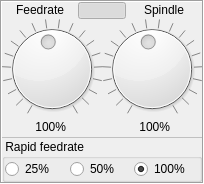
    <widget class="QFrame" name="frmControleVitesse">
     <property name="geometry">
      <rect>
       <x>370</x>
       <y>160</y>
       <width>171</width>
       <height>151</height>
      </rect>
     </property>
     <property name="frameShape">
      <enum>QFrame::Box</enum>
     </property>
     <property name="frameShadow">
      <enum>QFrame::Sunken</enum>
     </property>
     <layout class="QVBoxLayout" name="verticalLayout_35">
      <property name="spacing">
       <number>0</number>
      </property>
      <property name="leftMargin">
       <number>0</number>
      </property>
      <property name="topMargin">
       <number>0</number>
      </property>
      <property name="rightMargin">
       <number>0</number>
      </property>
      <property name="bottomMargin">
       <number>0</number>
      </property>
      <item>
       <widget class="QWidget" name="widget" native="true">
        <layout class="QHBoxLayout" name="horizontalLayout_14">
         <property name="spacing">
          <number>0</number>
         </property>
         <property name="leftMargin">
          <number>0</number>
         </property>
         <property name="topMargin">
          <number>0</number>
         </property>
         <property name="rightMargin">
          <number>0</number>
         </property>
         <property name="bottomMargin">
          <number>0</number>
         </property>
         <item>
          <widget class="QLabel" name="label_22">
           <property name="sizePolicy">
            <sizepolicy hsizetype="Preferred" vsizetype="Fixed">
             <horstretch>0</horstretch>
             <verstretch>0</verstretch>
            </sizepolicy>
           </property>
           <property name="text">
            <string>Feedrate</string>
           </property>
           <property name="alignment">
            <set>Qt::AlignCenter</set>
           </property>
          </widget>
         </item>
         <item>
          <widget class="QPushButton" name="btnLinkOverride">
           <property name="sizePolicy">
            <sizepolicy hsizetype="Fixed" vsizetype="Fixed">
             <horstretch>0</horstretch>
             <verstretch>0</verstretch>
            </sizepolicy>
           </property>
           <property name="maximumSize">
            <size>
             <width>48</width>
             <height>17</height>
            </size>
           </property>
           <property name="toolTip">
            <string>Link feedrate and spindle speed</string>
           </property>
           <property name="text">
            <string/>
           </property>
           <property name="icon">
            <iconset>
             <normaloff>images/btnLink.svg</normaloff>images/btnLink.svg</iconset>
           </property>
           <property name="iconSize">
            <size>
             <width>48</width>
             <height>17</height>
            </size>
           </property>
           <property name="checkable">
            <bool>true</bool>
           </property>
           <property name="checked">
            <bool>true</bool>
           </property>
           <property name="flat">
            <bool>false</bool>
           </property>
          </widget>
         </item>
         <item>
          <widget class="QLabel" name="label_23">
           <property name="sizePolicy">
            <sizepolicy hsizetype="Preferred" vsizetype="Fixed">
             <horstretch>0</horstretch>
             <verstretch>0</verstretch>
            </sizepolicy>
           </property>
           <property name="text">
            <string>Spindle</string>
           </property>
           <property name="alignment">
            <set>Qt::AlignCenter</set>
           </property>
          </widget>
         </item>
        </layout>
       </widget>
      </item>
      <item>
       <widget class="QWidget" name="widget" native="true">
        <layout class="QHBoxLayout" name="horizontalLayout_19">
         <property name="spacing">
          <number>0</number>
         </property>
         <property name="leftMargin">
          <number>0</number>
         </property>
         <property name="topMargin">
          <number>0</number>
         </property>
         <property name="rightMargin">
          <number>0</number>
         </property>
         <property name="bottomMargin">
          <number>0</number>
         </property>
         <item>
          <spacer name="horizontalSpacer_28">
           <property name="orientation">
            <enum>Qt::Horizontal</enum>
           </property>
           <property name="sizeHint" stdset="0">
            <size>
             <width>40</width>
             <height>20</height>
            </size>
           </property>
          </spacer>
         </item>
         <item>
          <widget class="QDial" name="dialAvance">
           <property name="sizePolicy">
            <sizepolicy hsizetype="Fixed" vsizetype="Fixed">
             <horstretch>0</horstretch>
             <verstretch>0</verstretch>
            </sizepolicy>
           </property>
           <property name="maximumSize">
            <size>
             <width>16777215</width>
             <height>16777215</height>
            </size>
           </property>
           <property name="cursor">
            <cursorShape>PointingHandCursor</cursorShape>
           </property>
           <property name="contextMenuPolicy">
            <enum>Qt::CustomContextMenu</enum>
           </property>
           <property name="minimum">
            <number>10</number>
           </property>
           <property name="maximum">
            <number>200</number>
           </property>
           <property name="value">
            <number>100</number>
           </property>
           <property name="wrapping">
            <bool>false</bool>
           </property>
           <property name="notchTarget">
            <double>10.000000000000000</double>
           </property>
           <property name="notchesVisible">
            <bool>true</bool>
           </property>
          </widget>
         </item>
         <item>
          <spacer name="horizontalSpacer_27">
           <property name="orientation">
            <enum>Qt::Horizontal</enum>
           </property>
           <property name="sizeHint" stdset="0">
            <size>
             <width>40</width>
             <height>20</height>
            </size>
           </property>
          </spacer>
         </item>
         <item>
          <widget class="QDial" name="dialBroche">
           <property name="sizePolicy">
            <sizepolicy hsizetype="Fixed" vsizetype="Fixed">
             <horstretch>0</horstretch>
             <verstretch>0</verstretch>
            </sizepolicy>
           </property>
           <property name="maximumSize">
            <size>
             <width>16777215</width>
             <height>16777215</height>
            </size>
           </property>
           <property name="cursor">
            <cursorShape>PointingHandCursor</cursorShape>
           </property>
           <property name="contextMenuPolicy">
            <enum>Qt::CustomContextMenu</enum>
           </property>
           <property name="minimum">
            <number>10</number>
           </property>
           <property name="maximum">
            <number>200</number>
           </property>
           <property name="value">
            <number>100</number>
           </property>
           <property name="wrapping">
            <bool>false</bool>
           </property>
           <property name="notchTarget">
            <double>10.000000000000000</double>
           </property>
           <property name="notchesVisible">
            <bool>true</bool>
           </property>
          </widget>
         </item>
         <item>
          <spacer name="horizontalSpacer_26">
           <property name="orientation">
            <enum>Qt::Horizontal</enum>
           </property>
           <property name="sizeHint" stdset="0">
            <size>
             <width>40</width>
             <height>20</height>
            </size>
           </property>
          </spacer>
         </item>
        </layout>
       </widget>
      </item>
      <item>
       <widget class="QWidget" name="widget" native="true">
        <layout class="QHBoxLayout" name="horizontalLayout_27">
         <property name="spacing">
          <number>8</number>
         </property>
         <property name="leftMargin">
          <number>0</number>
         </property>
         <property name="topMargin">
          <number>0</number>
         </property>
         <property name="rightMargin">
          <number>0</number>
         </property>
         <property name="bottomMargin">
          <number>0</number>
         </property>
         <item>
          <widget class="QLabel" name="lblAvancePourcent">
           <property name="sizePolicy">
            <sizepolicy hsizetype="Preferred" vsizetype="Fixed">
             <horstretch>0</horstretch>
             <verstretch>0</verstretch>
            </sizepolicy>
           </property>
           <property name="text">
            <string notr="true">100%</string>
           </property>
           <property name="alignment">
            <set>Qt::AlignRight|Qt::AlignTrailing|Qt::AlignVCenter</set>
           </property>
          </widget>
         </item>
         <item>
          <widget class="QPushButton" name="btnResetAvance">
           <property name="sizePolicy">
            <sizepolicy hsizetype="Fixed" vsizetype="Fixed">
             <horstretch>0</horstretch>
             <verstretch>0</verstretch>
            </sizepolicy>
           </property>
           <property name="maximumSize">
            <size>
             <width>24</width>
             <height>17</height>
            </size>
           </property>
           <property name="toolTip">
            <string>Reset feedrate</string>
           </property>
           <property name="text">
            <string/>
           </property>
           <property name="icon">
            <iconset>
             <normaloff>:/cn5X/images/btnResetSpeed.svg</normaloff>:/cn5X/images/btnResetSpeed.svg</iconset>
           </property>
           <property name="iconSize">
            <size>
             <width>24</width>
             <height>17</height>
            </size>
           </property>
           <property name="flat">
            <bool>true</bool>
           </property>
          </widget>
         </item>
         <item>
          <widget class="QLabel" name="lblBrochePourcent">
           <property name="sizePolicy">
            <sizepolicy hsizetype="Preferred" vsizetype="Fixed">
             <horstretch>0</horstretch>
             <verstretch>0</verstretch>
            </sizepolicy>
           </property>
           <property name="text">
            <string notr="true">100%</string>
           </property>
           <property name="alignment">
            <set>Qt::AlignRight|Qt::AlignTrailing|Qt::AlignVCenter</set>
           </property>
          </widget>
         </item>
         <item>
          <widget class="QPushButton" name="btnResetBroche">
           <property name="sizePolicy">
            <sizepolicy hsizetype="Fixed" vsizetype="Fixed">
             <horstretch>0</horstretch>
             <verstretch>0</verstretch>
            </sizepolicy>
           </property>
           <property name="maximumSize">
            <size>
             <width>24</width>
             <height>17</height>
            </size>
           </property>
           <property name="toolTip">
            <string>Reset spindle speed</string>
           </property>
           <property name="text">
            <string/>
           </property>
           <property name="icon">
            <iconset>
             <normaloff>:/cn5X/images/btnResetSpeed.svg</normaloff>:/cn5X/images/btnResetSpeed.svg</iconset>
           </property>
           <property name="iconSize">
            <size>
             <width>24</width>
             <height>17</height>
            </size>
           </property>
           <property name="flat">
            <bool>true</bool>
           </property>
          </widget>
         </item>
        </layout>
       </widget>
      </item>
      <item>
       <widget class="Line" name="line">
        <property name="styleSheet">
         <string notr="true">color: #c0c0c0</string>
        </property>
        <property name="frameShadow">
         <enum>QFrame::Plain</enum>
        </property>
        <property name="orientation">
         <enum>Qt::Horizontal</enum>
        </property>
       </widget>
      </item>
      <item>
       <widget class="QGroupBox" name="grpVitesseRapide">
        <property name="title">
         <string> Rapid feedrate</string>
        </property>
        <layout class="QHBoxLayout" name="horizontalLayout_8">
         <property name="spacing">
          <number>0</number>
         </property>
         <property name="leftMargin">
          <number>0</number>
         </property>
         <property name="topMargin">
          <number>0</number>
         </property>
         <property name="rightMargin">
          <number>0</number>
         </property>
         <property name="bottomMargin">
          <number>0</number>
         </property>
         <item>
          <widget class="QRadioButton" name="rbRapid025">
           <property name="cursor">
            <cursorShape>PointingHandCursor</cursorShape>
           </property>
           <property name="text">
            <string notr="true">25%</string>
           </property>
          </widget>
         </item>
         <item>
          <widget class="QRadioButton" name="rbRapid050">
           <property name="cursor">
            <cursorShape>PointingHandCursor</cursorShape>
           </property>
           <property name="text">
            <string notr="true">50%</string>
           </property>
          </widget>
         </item>
         <item>
          <widget class="QRadioButton" name="rbRapid100">
           <property name="cursor">
            <cursorShape>PointingHandCursor</cursorShape>
           </property>
           <property name="text">
            <string notr="true">100% </string>
           </property>
           <property name="checked">
            <bool>true</bool>
           </property>
          </widget>
         </item>
        </layout>
       </widget>
      </item>
     </layout>
    </widget>
